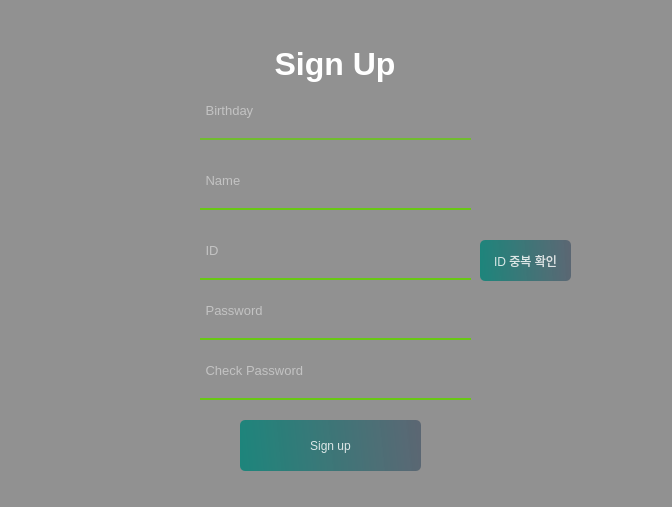
<?xml version="1.0" encoding="UTF-8"?>
<ui version="4.0">
 <class>Form</class>
 <widget class="QWidget" name="Form">
  <property name="geometry">
   <rect>
    <x>0</x>
    <y>0</y>
    <width>672</width>
    <height>507</height>
   </rect>
  </property>
  <property name="windowTitle">
   <string>Form</string>
  </property>
  <widget class="QLabel" name="label">
   <property name="geometry">
    <rect>
     <x>-10</x>
     <y>-30</y>
     <width>691</width>
     <height>541</height>
    </rect>
   </property>
   <property name="styleSheet">
    <string notr="true">border-image: url(:/images/image.jpg);</string>
   </property>
   <property name="text">
    <string/>
   </property>
  </widget>
  <widget class="QLabel" name="label_2">
   <property name="geometry">
    <rect>
     <x>0</x>
     <y>0</y>
     <width>681</width>
     <height>511</height>
    </rect>
   </property>
   <property name="styleSheet">
    <string notr="true">
background-color:rgba(0, 0, 0, 100);</string>
   </property>
   <property name="text">
    <string/>
   </property>
  </widget>
  <widget class="QLabel" name="label_3">
   <property name="geometry">
    <rect>
     <x>260</x>
     <y>30</y>
     <width>150</width>
     <height>70</height>
    </rect>
   </property>
   <property name="styleSheet">
    <string notr="true">color:rgba(255, 255, 255, 255)</string>
   </property>
   <property name="text">
    <string>&lt;html&gt;&lt;head/&gt;&lt;body&gt;&lt;p align=&quot;center&quot;&gt;&lt;span style=&quot; font-size:24pt; font-weight:600;&quot;&gt;Sign Up&lt;/span&gt;&lt;/p&gt;&lt;/body&gt;&lt;/html&gt;</string>
   </property>
  </widget>
  <widget class="QLineEdit" name="Birthdayld">
   <property name="geometry">
    <rect>
     <x>200</x>
     <y>90</y>
     <width>271</width>
     <height>50</height>
    </rect>
   </property>
   <property name="font">
    <font>
     <pointsize>10</pointsize>
    </font>
   </property>
   <property name="styleSheet">
    <string notr="true">background-color:rgba(0, 0, 0, 0);
border:none;
border-bottom:2px solid rgba(105, 200, 20, 200);
color:rgba(255, 255, 255, 230);
padding-bottom:7px;
</string>
   </property>
   <property name="placeholderText">
    <string> Birthday</string>
   </property>
   <property name="cursorMoveStyle">
    <enum>Qt::LogicalMoveStyle</enum>
   </property>
  </widget>
  <widget class="QLineEdit" name="Nameld">
   <property name="geometry">
    <rect>
     <x>200</x>
     <y>160</y>
     <width>271</width>
     <height>50</height>
    </rect>
   </property>
   <property name="font">
    <font>
     <pointsize>10</pointsize>
    </font>
   </property>
   <property name="styleSheet">
    <string notr="true">background-color:rgba(0, 0, 0, 0);
border:none;
border-bottom:2px solid rgba(105, 200, 20, 255);
color:rgba(255, 255, 255, 230);
padding-bottom:7px;
</string>
   </property>
   <property name="placeholderText">
    <string> Name</string>
   </property>
   <property name="cursorMoveStyle">
    <enum>Qt::LogicalMoveStyle</enum>
   </property>
  </widget>
  <widget class="QLineEdit" name="Idld">
   <property name="geometry">
    <rect>
     <x>200</x>
     <y>230</y>
     <width>271</width>
     <height>50</height>
    </rect>
   </property>
   <property name="font">
    <font>
     <pointsize>10</pointsize>
    </font>
   </property>
   <property name="styleSheet">
    <string notr="true">background-color:rgba(0, 0, 0, 0);
border:none;
border-bottom:2px solid rgba(105, 200, 20, 255);
color:rgba(255, 255, 255, 230);
padding-bottom:7px;
</string>
   </property>
   <property name="placeholderText">
    <string> ID</string>
   </property>
   <property name="cursorMoveStyle">
    <enum>Qt::LogicalMoveStyle</enum>
   </property>
  </widget>
  <widget class="QLineEdit" name="Passwordld">
   <property name="geometry">
    <rect>
     <x>200</x>
     <y>290</y>
     <width>271</width>
     <height>50</height>
    </rect>
   </property>
   <property name="font">
    <font>
     <pointsize>10</pointsize>
    </font>
   </property>
   <property name="styleSheet">
    <string notr="true">background-color:rgba(0, 0, 0, 0);
border:none;
border-bottom:2px solid rgba(105, 200, 20, 255);
color:rgba(255, 255, 255, 230);
padding-bottom:7px;
</string>
   </property>
   <property name="echoMode">
    <enum>QLineEdit::Password</enum>
   </property>
   <property name="placeholderText">
    <string> Password</string>
   </property>
   <property name="cursorMoveStyle">
    <enum>Qt::LogicalMoveStyle</enum>
   </property>
  </widget>
  <widget class="QLineEdit" name="Checkld">
   <property name="geometry">
    <rect>
     <x>200</x>
     <y>350</y>
     <width>271</width>
     <height>50</height>
    </rect>
   </property>
   <property name="font">
    <font>
     <pointsize>10</pointsize>
    </font>
   </property>
   <property name="styleSheet">
    <string notr="true">background-color:rgba(0, 0, 0, 0);
border:none;
border-bottom:2px solid rgba(105, 200, 20, 255);
color:rgba(255, 255, 255, 230);
padding-bottom:7px;
</string>
   </property>
   <property name="echoMode">
    <enum>QLineEdit::Password</enum>
   </property>
   <property name="placeholderText">
    <string> Check Password</string>
   </property>
   <property name="cursorMoveStyle">
    <enum>Qt::LogicalMoveStyle</enum>
   </property>
  </widget>
  <widget class="QPushButton" name="Sign">
   <property name="geometry">
    <rect>
     <x>240</x>
     <y>420</y>
     <width>181</width>
     <height>51</height>
    </rect>
   </property>
   <property name="styleSheet">
    <string notr="true">QPushButton#Sign{ 
	background-color: qlineargradient(spread:pad, x1:0, y1:0.505682, x2:1, y2:0.477, stop:0 rgba(11, 131, 120, 219), stop:1 rgba(85, 98, 112, 226));
	color:rgba(255, 255, 255, 210);
	border-radius:5px;
}

QPushButton#Sign:hover{ 
	background-color: qlineargradient(spread:pad, x1:0, y1:0.505682, x2:1, y2:0.477, stop:0 rgba(50, 131, 120, 219), stop:1 rgba(85, 80, 95, 226));
}

QPushButton#Sign:pressed{ 
	padding-left:5px;
	padding-top:5px;
	background-color:rgba(150, 123, 111, 195);
}</string>
   </property>
   <property name="text">
    <string>Sign up</string>
   </property>
  </widget>
  <widget class="QPushButton" name="Check">
   <property name="geometry">
    <rect>
     <x>480</x>
     <y>240</y>
     <width>91</width>
     <height>41</height>
    </rect>
   </property>
   <property name="styleSheet">
    <string notr="true">QPushButton#Check{ 
	background-color: qlineargradient(spread:pad, x1:0, y1:0.505682, x2:1, y2:0.477, stop:0 rgba(11, 131, 120, 219), stop:1 rgba(85, 98, 112, 226));
	color:rgba(255, 255, 255, 210);
	border-radius:5px;
}

QPushButton#Check:hover{ 
	background-color: qlineargradient(spread:pad, x1:0, y1:0.505682, x2:1, y2:0.477, stop:0 rgba(50, 131, 120, 219), stop:1 rgba(85, 80, 95, 226));
}

QPushButton#Check:pressed{ 
	padding-left:5px;
	padding-top:5px;
	background-color:rgba(150, 123, 111, 195);
}</string>
   </property>
   <property name="text">
    <string>ID 중복 확인</string>
   </property>
  </widget>
 </widget>
 <resources>
  <include location="../이미지/res2.qrc"/>
 </resources>
 <connections/>
</ui>
